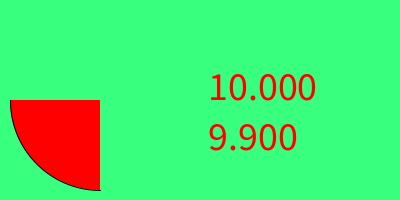
Frame 1 (no input)
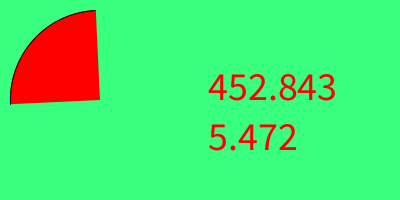
Frame 60 (the mouse pressed at the canvas centre just before this capture)
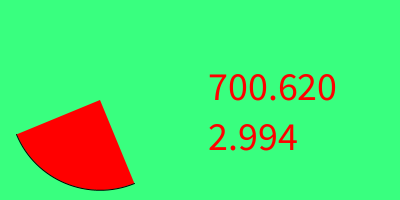
Frame 120 (the mouse held since frame 60 and released just before this capture)

The Processing sketch that drew these frames (run headless with seeded random() and noise(); from frame 60 on, the mouse is pressed at the canvas centre):

// Processing sketch: week16_5
// ── week16_5.pde
void setup(){
 size(400,200); 
 fill(255,0,0);
 textSize(40);
}
float shift=0, v=10;
void draw(){
 background(57,255,127);
 float start=radians(90+shift);
 float stop=radians(180+shift);
 arc(100,100,180,180,start,stop);
 if(v>0.0001){//還有速度時就轉動
  shift+=v;//轉動速度
  v=v*0.99;//慢慢減速
 }
 text(shift,200,100);//印shift
 text(v,200,150);//印轉動速度
}
